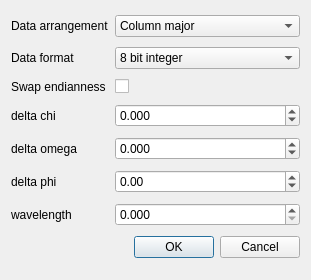
<?xml version="1.0" encoding="UTF-8"?>
<ui version="4.0">
 <class>DialogRawData</class>
 <widget class="QDialog" name="DialogRawData">
  <property name="geometry">
   <rect>
    <x>0</x>
    <y>0</y>
    <width>311</width>
    <height>280</height>
   </rect>
  </property>
  <property name="windowTitle">
   <string>Import Raw Data</string>
  </property>
  <layout class="QGridLayout" name="gridLayout">
   <item row="0" column="1">
    <widget class="QComboBox" name="dataArrangement">
     <item>
      <property name="text">
       <string>Column major</string>
      </property>
     </item>
     <item>
      <property name="text">
       <string>Row major</string>
      </property>
     </item>
    </widget>
   </item>
   <item row="1" column="0">
    <widget class="QLabel" name="label_2">
     <property name="text">
      <string>Data format</string>
     </property>
    </widget>
   </item>
   <item row="1" column="1">
    <widget class="QComboBox" name="dataFormat">
     <item>
      <property name="text">
       <string>8 bit integer</string>
      </property>
     </item>
     <item>
      <property name="text">
       <string>16 bit integer</string>
      </property>
     </item>
     <item>
      <property name="text">
       <string>32 bit integer</string>
      </property>
     </item>
    </widget>
   </item>
   <item row="2" column="0">
    <widget class="QLabel" name="label_7">
     <property name="text">
      <string>Swap endianness</string>
     </property>
    </widget>
   </item>
   <item row="5" column="1">
    <widget class="QDoubleSpinBox" name="deltaOmega">
     <property name="decimals">
      <number>3</number>
     </property>
     <property name="minimum">
      <double>-100.000000000000000</double>
     </property>
     <property name="maximum">
      <double>100.000000000000000</double>
     </property>
     <property name="singleStep">
      <double>0.001000000000000</double>
     </property>
    </widget>
   </item>
   <item row="2" column="1">
    <widget class="QCheckBox" name="swapEndian">
     <property name="text">
      <string/>
     </property>
    </widget>
   </item>
   <item row="4" column="1">
    <widget class="QDoubleSpinBox" name="deltaChi">
     <property name="decimals">
      <number>3</number>
     </property>
     <property name="minimum">
      <double>-100.000000000000000</double>
     </property>
     <property name="maximum">
      <double>100.000000000000000</double>
     </property>
     <property name="singleStep">
      <double>0.001000000000000</double>
     </property>
    </widget>
   </item>
   <item row="5" column="0">
    <widget class="QLabel" name="label_4">
     <property name="text">
      <string>delta omega</string>
     </property>
    </widget>
   </item>
   <item row="6" column="0">
    <widget class="QLabel" name="label_5">
     <property name="text">
      <string>delta phi</string>
     </property>
    </widget>
   </item>
   <item row="6" column="1">
    <widget class="QDoubleSpinBox" name="deltaPhi">
     <property name="minimum">
      <double>-100.000000000000000</double>
     </property>
     <property name="maximum">
      <double>100.000000000000000</double>
     </property>
     <property name="singleStep">
      <double>0.001000000000000</double>
     </property>
    </widget>
   </item>
   <item row="7" column="0">
    <widget class="QLabel" name="label_6">
     <property name="text">
      <string>wavelength</string>
     </property>
    </widget>
   </item>
   <item row="7" column="1">
    <widget class="QDoubleSpinBox" name="wavelength">
     <property name="decimals">
      <number>3</number>
     </property>
     <property name="singleStep">
      <double>0.001000000000000</double>
     </property>
    </widget>
   </item>
   <item row="0" column="0">
    <widget class="QLabel" name="label">
     <property name="text">
      <string>Data arrangement</string>
     </property>
    </widget>
   </item>
   <item row="4" column="0">
    <widget class="QLabel" name="label_3">
     <property name="text">
      <string>delta chi</string>
     </property>
    </widget>
   </item>
   <item row="8" column="1">
    <widget class="QDialogButtonBox" name="buttonBox">
     <property name="orientation">
      <enum>Qt::Horizontal</enum>
     </property>
     <property name="standardButtons">
      <set>QDialogButtonBox::Cancel|QDialogButtonBox::Ok</set>
     </property>
    </widget>
   </item>
  </layout>
 </widget>
 <resources/>
 <connections>
  <connection>
   <sender>buttonBox</sender>
   <signal>accepted()</signal>
   <receiver>DialogRawData</receiver>
   <slot>accept()</slot>
   <hints>
    <hint type="sourcelabel">
     <x>248</x>
     <y>254</y>
    </hint>
    <hint type="destinationlabel">
     <x>157</x>
     <y>274</y>
    </hint>
   </hints>
  </connection>
  <connection>
   <sender>buttonBox</sender>
   <signal>rejected()</signal>
   <receiver>DialogRawData</receiver>
   <slot>reject()</slot>
   <hints>
    <hint type="sourcelabel">
     <x>316</x>
     <y>260</y>
    </hint>
    <hint type="destinationlabel">
     <x>286</x>
     <y>274</y>
    </hint>
   </hints>
  </connection>
 </connections>
</ui>
